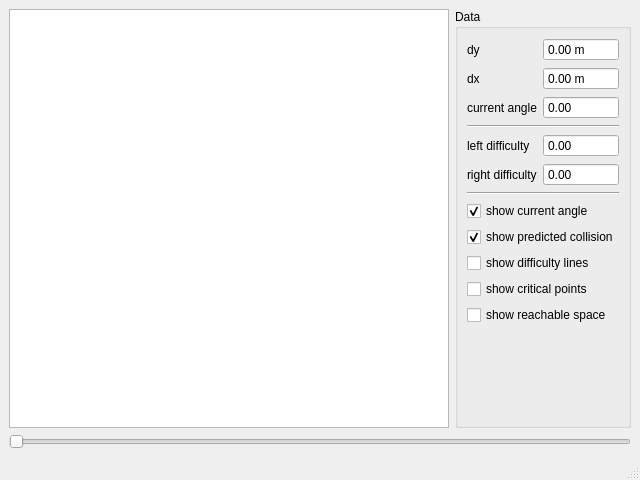
<?xml version="1.0" encoding="UTF-8"?>
<ui version="4.0">
 <class>MainWindow</class>
 <widget class="QMainWindow" name="MainWindow">
  <property name="geometry">
   <rect>
    <x>0</x>
    <y>0</y>
    <width>640</width>
    <height>480</height>
   </rect>
  </property>
  <property name="windowTitle">
   <string>MainWindow</string>
  </property>
  <widget class="QWidget" name="centralwidget">
   <layout class="QVBoxLayout" name="verticalLayout">
    <item>
     <layout class="QHBoxLayout" name="horizontalLayout">
      <item>
       <widget class="PlotWidget" name="graphicsView"/>
      </item>
      <item>
       <widget class="QGroupBox" name="groupBox">
        <property name="title">
         <string>Data</string>
        </property>
        <layout class="QVBoxLayout" name="verticalLayout_2">
         <item>
          <layout class="QFormLayout" name="formLayout_2">
           <property name="fieldGrowthPolicy">
            <enum>QFormLayout::AllNonFixedFieldsGrow</enum>
           </property>
           <property name="rowWrapPolicy">
            <enum>QFormLayout::DontWrapRows</enum>
           </property>
           <item row="0" column="1">
            <widget class="QDoubleSpinBox" name="dxDoubleSpinBox">
             <property name="readOnly">
              <bool>true</bool>
             </property>
             <property name="buttonSymbols">
              <enum>QAbstractSpinBox::NoButtons</enum>
             </property>
             <property name="suffix">
              <string> m</string>
             </property>
             <property name="maximum">
              <double>999.990000000000009</double>
             </property>
             <property name="singleStep">
              <double>0.100000000000000</double>
             </property>
            </widget>
           </item>
           <item row="0" column="0">
            <widget class="QLabel" name="label_3">
             <property name="text">
              <string>dy</string>
             </property>
            </widget>
           </item>
           <item row="1" column="1">
            <widget class="QDoubleSpinBox" name="dyDoubleSpinBox">
             <property name="readOnly">
              <bool>true</bool>
             </property>
             <property name="buttonSymbols">
              <enum>QAbstractSpinBox::NoButtons</enum>
             </property>
             <property name="suffix">
              <string> m</string>
             </property>
             <property name="maximum">
              <double>999.990000000000009</double>
             </property>
            </widget>
           </item>
           <item row="1" column="0">
            <widget class="QLabel" name="label_2">
             <property name="text">
              <string>dx</string>
             </property>
            </widget>
           </item>
           <item row="2" column="0">
            <widget class="QLabel" name="label">
             <property name="text">
              <string>current angle</string>
             </property>
            </widget>
           </item>
           <item row="2" column="1">
            <widget class="QDoubleSpinBox" name="currentAngleDoubleSpinBox">
             <property name="readOnly">
              <bool>true</bool>
             </property>
             <property name="buttonSymbols">
              <enum>QAbstractSpinBox::NoButtons</enum>
             </property>
             <property name="minimum">
              <double>-3.140000000000000</double>
             </property>
             <property name="maximum">
              <double>3.140000000000000</double>
             </property>
             <property name="singleStep">
              <double>0.001000000000000</double>
             </property>
             <property name="stepType">
              <enum>QAbstractSpinBox::DefaultStepType</enum>
             </property>
            </widget>
           </item>
          </layout>
         </item>
         <item>
          <widget class="Line" name="line_2">
           <property name="orientation">
            <enum>Qt::Horizontal</enum>
           </property>
          </widget>
         </item>
         <item>
          <layout class="QFormLayout" name="formLayout">
           <item row="0" column="1">
            <widget class="QDoubleSpinBox" name="leftDifficultyDoubleSpinBox">
             <property name="readOnly">
              <bool>true</bool>
             </property>
             <property name="buttonSymbols">
              <enum>QAbstractSpinBox::NoButtons</enum>
             </property>
             <property name="minimum">
              <double>-1.000000000000000</double>
             </property>
             <property name="maximum">
              <double>1.000000000000000</double>
             </property>
             <property name="singleStep">
              <double>0.001000000000000</double>
             </property>
            </widget>
           </item>
           <item row="0" column="0">
            <widget class="QLabel" name="label_4">
             <property name="text">
              <string>left difficulty</string>
             </property>
            </widget>
           </item>
           <item row="1" column="1">
            <widget class="QDoubleSpinBox" name="rightDifficultyDoubleSpinBox">
             <property name="readOnly">
              <bool>true</bool>
             </property>
             <property name="buttonSymbols">
              <enum>QAbstractSpinBox::NoButtons</enum>
             </property>
             <property name="minimum">
              <double>-1.000000000000000</double>
             </property>
             <property name="maximum">
              <double>1.000000000000000</double>
             </property>
             <property name="singleStep">
              <double>0.001000000000000</double>
             </property>
            </widget>
           </item>
           <item row="1" column="0">
            <widget class="QLabel" name="label_5">
             <property name="text">
              <string>right difficulty</string>
             </property>
            </widget>
           </item>
          </layout>
         </item>
         <item>
          <widget class="Line" name="line">
           <property name="orientation">
            <enum>Qt::Horizontal</enum>
           </property>
          </widget>
         </item>
         <item>
          <widget class="QCheckBox" name="currentAngleCheckBox">
           <property name="text">
            <string>show current angle</string>
           </property>
           <property name="checked">
            <bool>true</bool>
           </property>
          </widget>
         </item>
         <item>
          <widget class="QCheckBox" name="predictedCollisionCheckBox">
           <property name="text">
            <string>show predicted collision</string>
           </property>
           <property name="checked">
            <bool>true</bool>
           </property>
          </widget>
         </item>
         <item>
          <widget class="QCheckBox" name="difficultyLinesCheckBox">
           <property name="text">
            <string>show difficulty lines</string>
           </property>
          </widget>
         </item>
         <item>
          <widget class="QCheckBox" name="criticalPointsCheckBox">
           <property name="text">
            <string>show critical points</string>
           </property>
          </widget>
         </item>
         <item>
          <widget class="QCheckBox" name="reachableSpaceCheckBox">
           <property name="text">
            <string>show reachable space</string>
           </property>
          </widget>
         </item>
         <item>
          <spacer name="verticalSpacer">
           <property name="orientation">
            <enum>Qt::Vertical</enum>
           </property>
           <property name="sizeHint" stdset="0">
            <size>
             <width>20</width>
             <height>40</height>
            </size>
           </property>
          </spacer>
         </item>
        </layout>
       </widget>
      </item>
     </layout>
    </item>
    <item>
     <widget class="QSlider" name="timeSlider">
      <property name="orientation">
       <enum>Qt::Horizontal</enum>
      </property>
     </widget>
    </item>
   </layout>
  </widget>
  <widget class="QMenuBar" name="menubar">
   <property name="geometry">
    <rect>
     <x>0</x>
     <y>0</y>
     <width>640</width>
     <height>21</height>
    </rect>
   </property>
  </widget>
  <widget class="QStatusBar" name="statusbar"/>
 </widget>
 <customwidgets>
  <customwidget>
   <class>PlotWidget</class>
   <extends>QGraphicsView</extends>
   <header>pyqtgraph.h</header>
  </customwidget>
 </customwidgets>
 <resources/>
 <connections/>
</ui>
